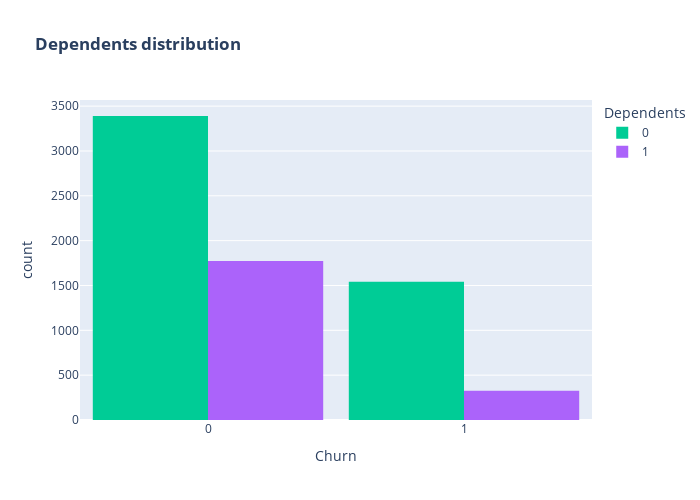

Notebook cell for this chart:
### Markdown cell above
A lot of customers choose the Fiber optic service and it's also evident that the customers who use Fiber optic have high churn rate, this might suggest a dissatisfaction with this type of internet service.
Customers having DSL service are majority in number and have less churn rate compared to Fibre optic service.

### Code cell
color_map = {"Yes": "#FF97FF", "No": "#AB63FA"}
fig = px.histogram(df, x="Churn", color="Dependents", barmode="group", title="<b>Dependents distribution</b>", color_discrete_map=color_map)
fig.update_layout(width=700, height=500, bargap=0.1)
fig.show()

### Figure 1 — Plotly figure (JSON) as saved in the notebook; plotly's stock layout.template omitted (floating-point values rounded to 4 significant figures; data arrays with more than 128 entries replaced by an {"elided": "..."} marker saying what was removed)
{"data": [{"alignmentgroup": "True", "bingroup": "x", "hovertemplate": "Dependents=0<br>Churn=%{x}<br>count=%{y}<extra></extra>", "legendgroup": "0", "marker": {"color": "#00cc96", "pattern": {"shape": ""}}, "name": "0", "offsetgroup": "0", "orientation": "v", "showlegend": true, "type": "histogram", "x": {"elided": "4933 int values"}, "xaxis": "x", "yaxis": "y"}, {"alignmentgroup": "True", "bingroup": "x", "hovertemplate": "Dependents=1<br>Churn=%{x}<br>count=%{y}<extra></extra>", "legendgroup": "1", "marker": {"color": "#ab63fa", "pattern": {"shape": ""}}, "name": "1", "offsetgroup": "1", "orientation": "v", "showlegend": true, "type": "histogram", "x": {"elided": "2099 int values"}, "xaxis": "x", "yaxis": "y"}], "layout": {"bargap": 0.1, "barmode": "group", "height": 500, "legend": {"title": {"text": "Dependents"}, "tracegroupgap": 0}, "title": {"text": "<b>Dependents distribution</b>"}, "width": 700, "xaxis": {"anchor": "y", "domain": [0, 1], "title": {"text": "Churn"}}, "yaxis": {"anchor": "x", "domain": [0, 1], "title": {"text": "count"}}}}
